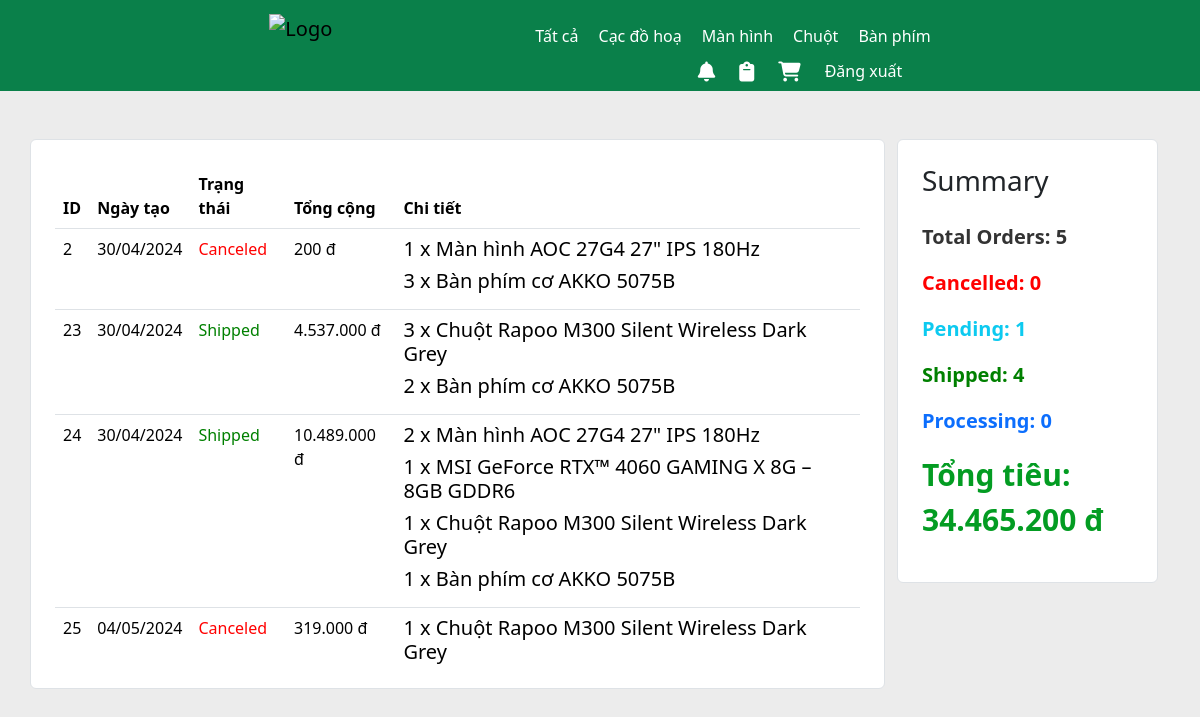
Page /CusPages/pages/order_history.php (signed in) on the committed database.
### tables this page shows
CREATE TABLE `orders` (
  `id` int(11) NOT NULL,
  `user_id` int(11) NOT NULL,
  `full_name` varchar(50) NOT NULL,
  `email` varchar(50) NOT NULL,
  `phone_number` varchar(10) NOT NULL,
  `address` varchar(50) NOT NULL,
  `note` text DEFAULT NULL,
  `order_date` datetime NOT NULL,
  `status` varchar(50) NOT NULL,
  `total_money` int(11) NOT NULL
);

CREATE TABLE `order_detail` (
  `id` int(11) NOT NULL,
  `order_id` int(11) NOT NULL,
  `product_id` int(11) NOT NULL,
  `quantity` int(11) NOT NULL,
  `price` int(11) NOT NULL,
  `total_price` int(11) NOT NULL
);

CREATE TABLE `products` (
  `id` int(11) NOT NULL,
  `name` text NOT NULL,
  `category` varchar(30) NOT NULL,
  `img` text NOT NULL,
  `price` int(11) NOT NULL,
  `manufacturer` varchar(50) NOT NULL,
  `warrant` varchar(30) NOT NULL,
  `description` text NOT NULL,
  `deleted` tinyint(1) NOT NULL DEFAULT 0
);

### CusPages/script/function.php (called while the page is built, shortened)
<?php
    include '../components/db.php';
    function getOrdersByUserId($userId) {
        global $link;
        $sql = "SELECT * FROM orders WHERE user_id = $userId";
        $result = mysqli_query($link, $sql);
        return $result;
    }
    function getNotificationsByUserId($userId) {
        global $link;
        $sql = "SELECT * FROM notifications WHERE user_id = $userId";
        $result = mysqli_query($link, $sql);
        $notifications = [];
        while ($row = mysqli_fetch_assoc($result)) {
            $notifications[] = $row;
        }
        $notifications = array_reverse($notifications);
        return $notifications;
    }
    function getOrderDetailsByOrderId($orderId) {
        global $link;
        $sql_details = "SELECT * FROM order_detail WHERE order_id = $orderId";
        $result_details = mysqli_query($link, $sql_details);
        return $result_details;
    }
    function getOrderSummaryByUserId($userId) {
        global $link;
        $sql = "SELECT status, total_money FROM orders WHERE user_id = $userId";
        $result = mysqli_query($link, $sql);
        $totalSpend = 0;
        $pending = $shipped = $processing = $shipping = $cancelled = 0;
        while ($order = mysqli_fetch_assoc($result)) {
            $totalSpend += $order['total_money'];
            switch ($order['status']) {
                case 'Pending':
                    $pending++;
                    break;
                case 'Shipped':
                    $shipped++;
                    break;
            }
        }
        return [
            'totalOrders' => $pending + $shipped + $processing + $shipping,
            'cancelled' => $cancelled,
            'pending' => $pending,
            'shipped' => $shipped,
            'processing' => $processing,
            'totalSpend' => $totalSpend,
        ];
    }
    function getProductInfo($productId) {
        global $link;
        $sql = "SELECT * FROM products WHERE id = $productId";
        $result = mysqli_query($link, $sql);
        if (mysqli_num_rows($result) > 0) {
            return mysqli_fetch_assoc($result);
        } else {
            return null;
        }
    }
?>

### CusPages/pages/order_history.php (the view, shortened to what this page needs)
<?php
    require_once "../script/function.php";
    $user_id = $_SESSION['userid'];
    $result = getOrdersByUserId($user_id);
?>
<!DOCTYPE html>
<html>
<head>
</head>
<body style="background-color: #ececec;">
    <?php include "../components/header.php" ?>
    <div class="container">
        <div class="row mt-5">
            <div class="col-md-9 bg-white rounded p-4 border border-gray">
                <?php
                    if (mysqli_num_rows($result) > 0) {
                            echo '
                                <div class="table-responsive" style="max-height: 500px;">
                                    <table class="table">
                                        <thead class="sticky-header">
                                            <tr>
                                                <th scope="col">ID</th>
                                                <th scope="col">Ngày tạo</th>
                                                <th scope="col">Trạng thái</th>
                                                <th scope="col">Tổng cộng</th>
                                                <th scope="col">Chi tiết</th>
                                            </tr>
                                        </thead>
                                        <tbody>
                            ';
                            while($order = mysqli_fetch_assoc($result)) {
                                echo '
                                    <tr>
                                        <td>' . $order['id'] . '</td>
                                        <td>' . date('d/m/Y', strtotime($order['order_date'])) . '</td>
                                ';
                                if ($order['status'] == 'Shipped'){
                                    echo' <td style="color: green">'.$order['status'].'</td> ';
                                }
                                else if ($order['status'] == 'Pending'){
                                    echo' <td style="color: #0DCAF0">'.$order['status'].'</td> ';
                                }
                                else if ($order['status'] == 'Processing'){
                                    echo' <td style="color: #0C6EFD">'.$order['status'].'</td> ';
                                }
                                else{
                                    echo' <td style="color: red">'.$order['status'].'</td> ';
                                }
                                echo '
                                        <td>' . number_format($order['total_money'], 0, ',', '.') . ' đ</td>
                                ';
                                $orderId = $order['id'];
                                $result_details = getOrderDetailsByOrderId($orderId);
                                if (mysqli_num_rows($result_details) > 0) {
                                    echo '<td>';
                                    while($detail = mysqli_fetch_assoc($result_details)) {
                                        $productInfo = getProductInfo($detail['product_id']);
                                        echo '
                                            <div class="d-flex">
                                                <div class="font-weight-bold h5">
                                                ' . $detail['quantity'] . ' x ' . $productInfo['name'] . '
                                                </div>
                                            </div>
                                        ';
                                    }
                                    echo '</td>';
                                }
                                echo '</tr>';
                            }
                            echo '
                                                </tbody>
                                            </table>
                                        </div>
                            ';
                        }
                     else {
                        echo "<div>Your dont have any order</div>";
                    }
                ?>
            </div>
            <div class="col-md-3">
                <div class="bg-white rounded border border-gray p-4">
                    <h2 class="font-weight-bold h3 mb-4">Summary</h2>
                    <?php
                        $userId = $_SESSION['userid'];
                        $orderSummary = getOrderSummaryByUserId($userId);
                        echo "<p style='color: #333; font-size: 20px; font-weight: bold;'>Total Orders: " . $orderSummary['totalOrders'] . "</p>";
                        echo "<p style='color: red; font-size: 20px; font-weight: bold;'>Cancelled: " . $orderSummary['cancelled'] . "</p>";
                        echo "<p style='color: #0DCAF0; font-size: 20px; font-weight: bold;'>Pending: " . $orderSummary['pending'] . "</p>";
                        echo "<p style='color: green; font-size: 20px; font-weight: bold;'>Shipped: " . $orderSummary['shipped'] . "</p>";
                        echo "<p style='color: #0C6EFD; font-size: 20px; font-weight: bold;'>Processing: " . $orderSummary['processing'] . "</p>";
                        echo "<p style='color: #039c22; font-size: 30px; font-weight: bold;'>Tổng tiêu: <br/>" . number_format($orderSummary['totalSpend'], 0, ',', '.') . " đ</p>";
                    ?>
                </div>
            </div>
        </div>
    </div>
</body>
</html>

### CusPages/pages/order_history.php (style rules this page uses)
.sticky-header th { position: sticky; top: 0; background: white; z-index: 10; }

### rows in the picture
orders: id "2", order_date "30/04/2024", status "Canceled", total_money "200"
order_detail: quantity "1", product.name "Màn hình AOC 27G4 27\" IPS 180Hz"
order_detail: quantity "3", product.name "Bàn phím cơ AKKO 5075B"
orders: id "23", order_date "30/04/2024", status "Shipped", total_money "4.537.000"
order_detail: quantity "3", product.name "Chuột Rapoo M300 Silent Wireless Dark Grey"
order_detail: quantity "2", product.name "Bàn phím cơ AKKO 5075B"
orders: id "24", order_date "30/04/2024", status "Shipped", total_money "10.489.000"
order_detail: quantity "2", product.name "Màn hình AOC 27G4 27\" IPS 180Hz"
order_detail: quantity "1", product.name "MSI GeForce RTX™ 4060 GAMING X 8G – 8GB GDDR6"
order_detail: quantity "1", product.name "Chuột Rapoo M300 Silent Wireless Dark Grey"
order_detail: quantity "1", product.name "Bàn phím cơ AKKO 5075B"
orders: id "25", order_date "04/05/2024", status "Canceled", total_money "319.000"
order_detail: quantity "1", product.name "Chuột Rapoo M300 Silent Wireless Dark Grey"

### other values in the picture
$orderSummary['totalOrders'] "5"
$orderSummary['cancelled'] "0"
$orderSummary['pending'] "1"
$orderSummary['shipped'] "4"
$orderSummary['processing'] "0"
$orderSummary['totalSpend'] "34.465.200"
